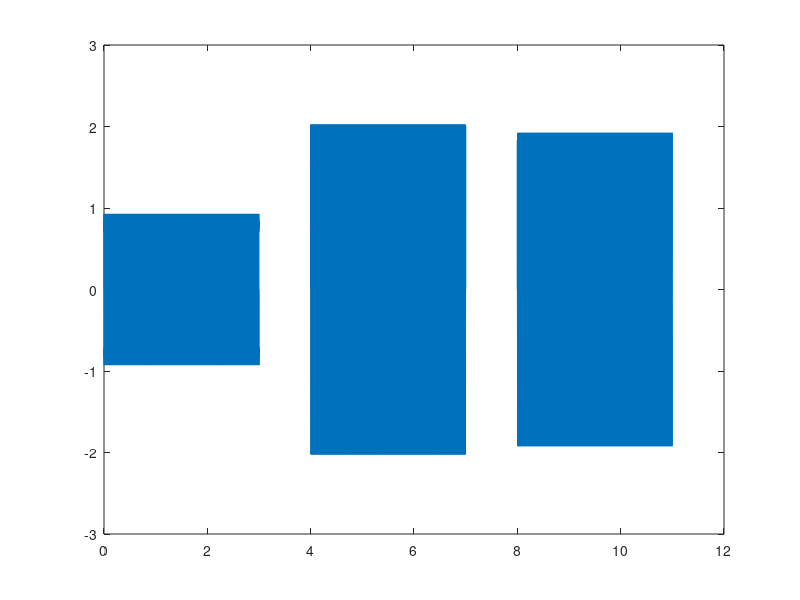
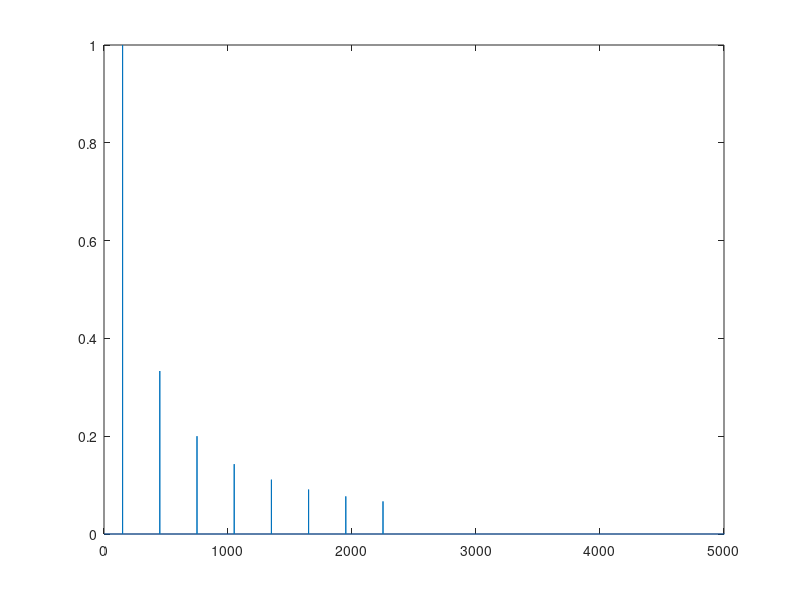
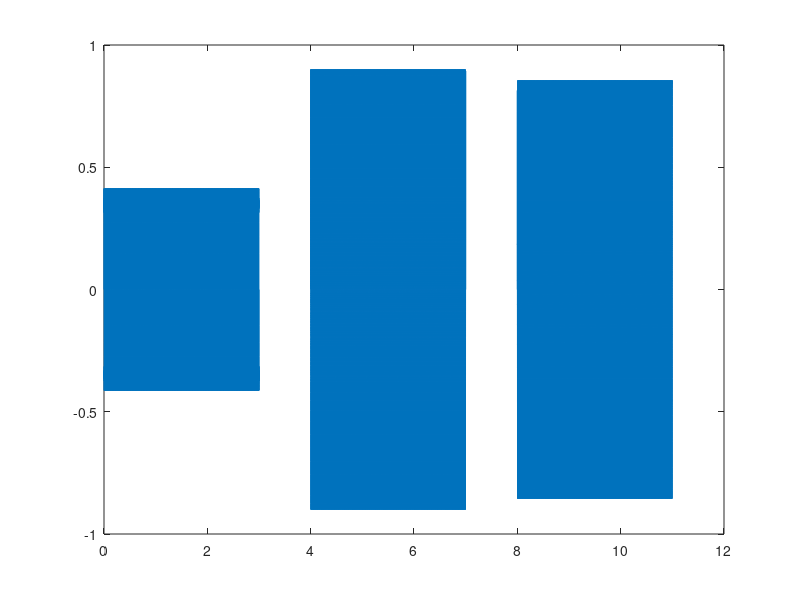

Reproduce these figures in MATLAB, in order.
clear; clc

% Sintesis de onda cuadrada

fs = 44100;             % Frecuencia de muestreo
dt = 1/fs;              % Tiempo entre muestras
duracion = 3;           % Duracion de la se�al 3 seg
t = 0:dt:(duracion-dt); % Vector de tiempos
a = 1;                  % Amplitud de la se�al
f1 = 150;                % Frecuencia de la se�al


ya = t*0;        % Vector de ceros para sumar

for i = 1:2:15    % numeros impares, salta de a 2
    y = (a/i)*sin(2*pi*(i*f1)*t);
    ya = ya + y;
end


yb = t*0;        % Vector de ceros para sumar
faseb = pi/2;

for i = 1:2:15    % numeros impares, salta de a 2
    y = (a/i)*sin(2*pi*(i*f1)*t + faseb);
    yb = yb + y;
end

yc = t*0;        % Vector de ceros para sumar
fasec = 2*pi*rand(1,1); % fase aleatoria

for i = 1:2:15    % numeros impares, salta de a 2
    y = (a/i)*sin(2*pi*(i*f1)*t + fasec);
    yc = yc + y;
end

yTotal = [ya, zeros(1,fs), yb, zeros(1,fs), yc]; % secuencia de se�ales

t = 0:dt:length(yTotal)/fs-dt; % nuevo vector de tiempos

figure(1)
plot(t,yTotal); % grafica de la se�al


% Transformada de Fourier de la se�al
nmuestras = length(ya); % Numero de muestras
f = [(0:nmuestras-1)/nmuestras*fs]; % Eje de Frecuencias
Ya = fft(ya)*2/nmuestras; % Transformada de Fourier
figure(2)
plot(f,abs(Ya)); % Graficar
axis([0, 5000, 0 ,1]); % Limitar eje Y

yTotal_max = (yTotal / max(abs(yTotal))) * 0.9; % limitar valor maximo de la se�al a 0.9
soundsc(yTotal_max,fs); % reproducir se�al

figure(3)
plot(t,yTotal_max); % Graficar

audiowrite('TP4_1.wav',yTotal_max,fs); % Guardar se�al